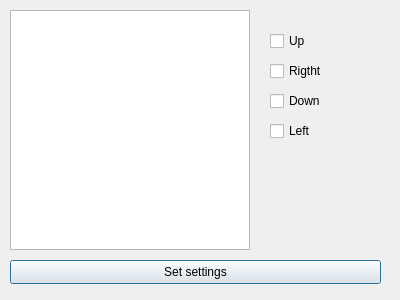
<?xml version="1.0" encoding="UTF-8"?>
<ui version="4.0">
 <class>SkudDialog</class>
 <widget class="QDialog" name="SkudDialog">
  <property name="geometry">
   <rect>
    <x>0</x>
    <y>0</y>
    <width>400</width>
    <height>300</height>
   </rect>
  </property>
  <property name="windowTitle">
   <string>Dialog</string>
  </property>
  <widget class="QGraphicsView" name="graphicsView">
   <property name="geometry">
    <rect>
     <x>10</x>
     <y>10</y>
     <width>240</width>
     <height>240</height>
    </rect>
   </property>
   <property name="font">
    <font>
     <family>Segoe UI</family>
    </font>
   </property>
  </widget>
  <widget class="QPushButton" name="pushButton">
   <property name="geometry">
    <rect>
     <x>10</x>
     <y>260</y>
     <width>371</width>
     <height>24</height>
    </rect>
   </property>
   <property name="text">
    <string>Set settings</string>
   </property>
  </widget>
  <widget class="QCheckBox" name="checkBoxUp">
   <property name="geometry">
    <rect>
     <x>270</x>
     <y>30</y>
     <width>78</width>
     <height>22</height>
    </rect>
   </property>
   <property name="text">
    <string>Up</string>
   </property>
  </widget>
  <widget class="QCheckBox" name="checkBoxRight">
   <property name="geometry">
    <rect>
     <x>270</x>
     <y>60</y>
     <width>78</width>
     <height>22</height>
    </rect>
   </property>
   <property name="text">
    <string>Rigtht</string>
   </property>
  </widget>
  <widget class="QCheckBox" name="checkBoxDown">
   <property name="geometry">
    <rect>
     <x>270</x>
     <y>90</y>
     <width>78</width>
     <height>22</height>
    </rect>
   </property>
   <property name="text">
    <string>Down</string>
   </property>
  </widget>
  <widget class="QCheckBox" name="checkBoxLeft">
   <property name="geometry">
    <rect>
     <x>270</x>
     <y>120</y>
     <width>78</width>
     <height>22</height>
    </rect>
   </property>
   <property name="text">
    <string>Left</string>
   </property>
  </widget>
 </widget>
 <resources/>
 <connections/>
</ui>
